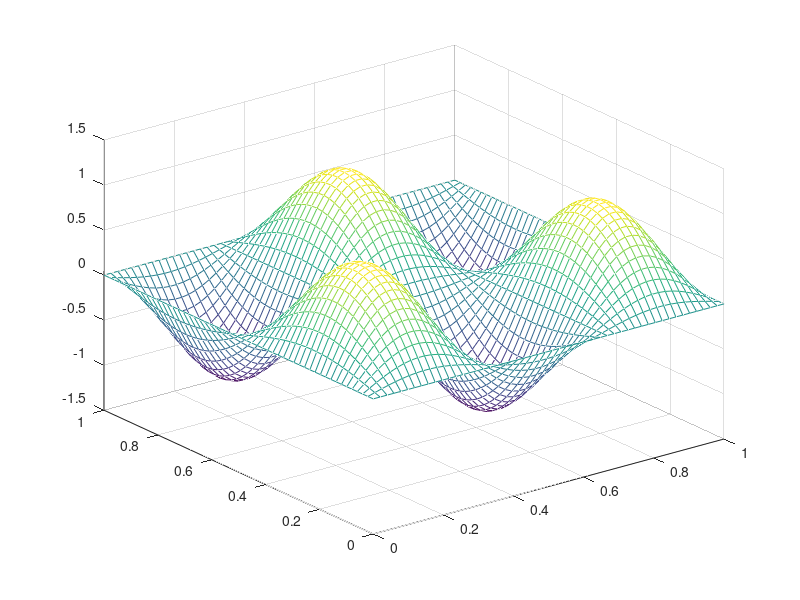

MATLAB code to generate this figure:
close all

% Set number of iterations to be performed
nk = 300

% Set parameters alpha and beta
alpha = 2;
beta  = 3;

% Set the number of meshpoints so the interior has N x N such points
N = 50;

% Compute the distance between mesh points, in each direction
h = 1/(N+1);

% We will have arrays that capture the boundary as well as the interior
% meshpoints.  As a result, we need those arrays to be of size (N+2) x
% (N+2) so that those indexed 2:N+1, 2:N+1 represent the interior.  

% Compute the x-values at each point i,j, including the boundary
x = h * [ 0:N+1 ];   % Notice this creates a row vector

% Compute the y-values at each point i,j, including the boundary
y = h * [ 0:N+1 ];   % Notice this creates a row vector

% Create an array that captures the load at each point i,j
for i=1:N+2
    for j=1:N+2
        F( i,j ) = ...
            ( alpha^2 + beta^2 ) * pi^2 * sin( alpha * pi * x( i ) ) * sin( beta * pi * y( j ) );
    end
end

% Set the initial values at the mesh points
U = zeros( N+2, N+2 );

% Perform nk iterations
for k = 1:nk
    k           % print current iteration index
    Uold = U;   % we want to use the old values
    
    % update all the interior points
    for i=2:N+1
        for j=2:N+1
            U( i,j ) = (h^2 * F(i,j) + Uold(i, j-1) + Uold(i-1, j) + Uold(i+1, j) + Uold(i, j+1))/4; % complete this update
        end
    end 
    mesh( x, y, U );
    axis( [ 0 1 0 1 -1.5 1.5 ]);
    
    % wait to continue to the next iteration
    %next = input( 'press RETURN to continue' );
end



